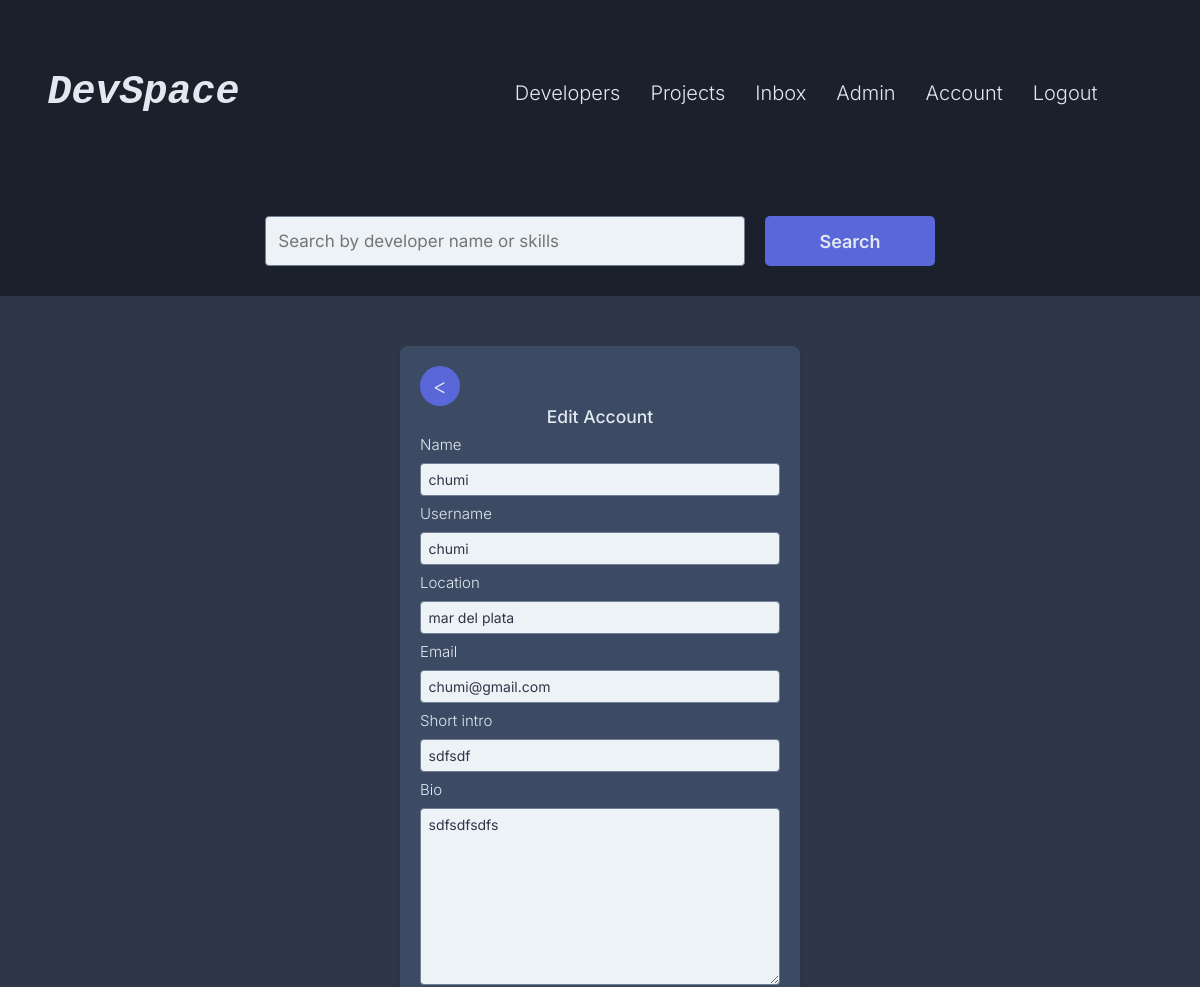
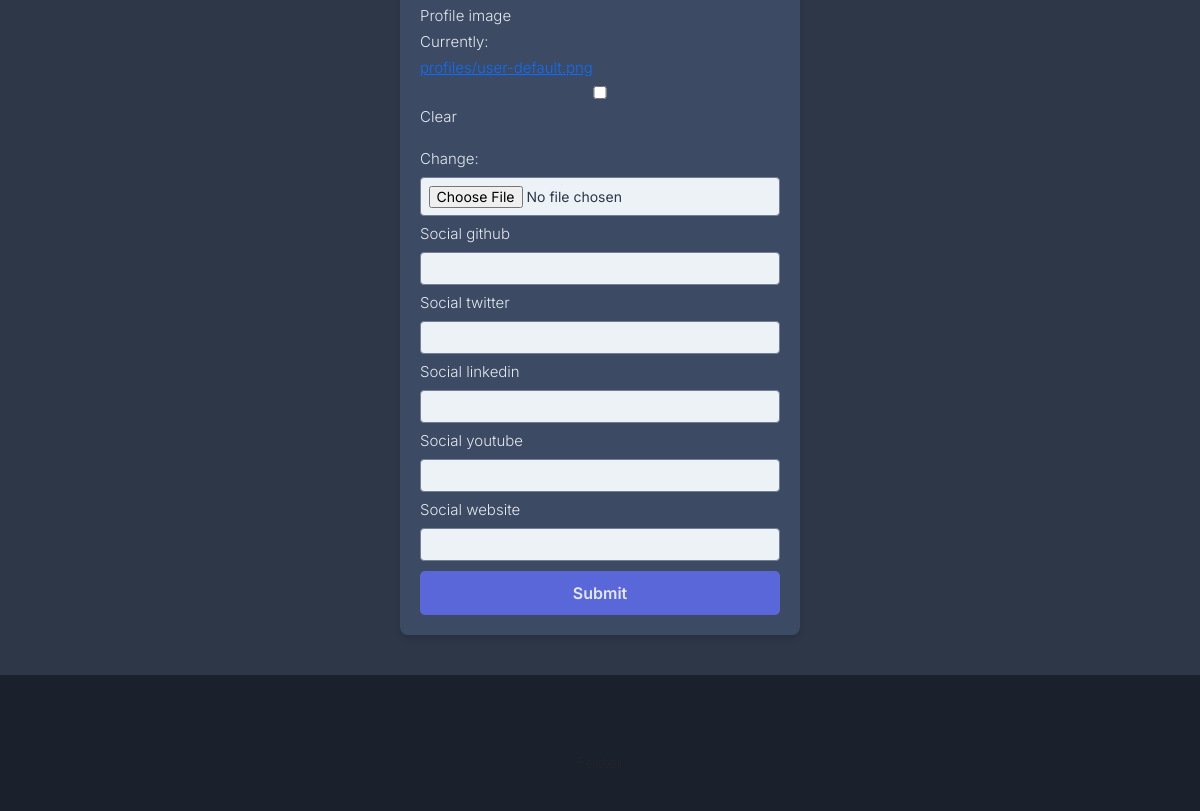
The app's page /edit-account/ (signed in) with its own data (2 pictures, top to bottom).
### users/models.py (models this page shows, shortened)
class Profile(models.Model):
    user = models.OneToOneField(User, on_delete= models.CASCADE, null= True, blank=True)
    name = models.CharField(max_length= 200, blank= True, null=True)
    username = models.CharField(max_length=200, null=True, blank = True)
    location = models.CharField(max_length=200, null=True, blank = True)
    email = models.EmailField(max_length= 500, null = True, blank = True)
    short_intro = models.CharField(max_length=200, null=True, blank = True)
    bio = models.TextField( null=True, blank = True)
    profile_image = models.ImageField( null=True, blank = True, upload_to='profiles/', default= 'profiles/user-default.png')
    social_github = models.CharField(max_length= 200, blank= True, null=True)
    social_twitter = models.CharField(max_length= 200, blank= True, null=True)
    social_linkedin = models.CharField(max_length= 200, blank= True, null=True)
    social_youtube = models.CharField(max_length= 200, blank= True, null=True)
    social_website = models.CharField(max_length= 200, blank= True, null=True)
    created = models.DateTimeField(auto_now_add= True)
    id = models.UUIDField(default = uuid.uuid4, unique = True, primary_key= True, editable=False)

### users/views/account_views.py (the view)
# urls.py: path('edit-account/', account_views.edit_account, name='edit-account'),
@login_required(login_url='login')
def edit_account(request):
    profile = request.user.profile
    form = ProfileForm(instance = profile)
    if request.method == 'POST':
        form = ProfileForm(request.POST, request.FILES, instance = profile)
        if form.is_valid():
            form.save()
            return redirect('user-account')
    context = {'form': form}
    return render(request, 'users/profile-form.html', context)

### users/forms.py
class ProfileForm(ModelForm):
    class Meta:
        model = Profile
        fields = ['name', 'username', 'location', 'email', 'short_intro', 'bio', 'profile_image', 'social_github', 'social_twitter', 'social_linkedin', 'social_youtube', 'social_website']
    def __init__(self, *args, **kwargs):
        super().__init__(*args, **kwargs)
        for field in self.fields.values():
            field.widget.attrs.update({'class': 'form__input'})

### users/templates/users/profile-form.html (shortened to what this page needs)
{% extends 'base.html' %}
{% block content %}
<main class="main ">
  <div class="container form-container">
    <a href="{{request.GET.next}}" class="go-back"><</a>
    <h1 class="form__title">Edit Account</h1>
    <form action="{% url 'edit-account' %}" method="POST" class="form" enctype="multipart/form-data">
      {% for field in form %}
      <label for="formInputtext">{{field.label}}</label>
      {{field}}
      {% endfor %}
      <input type="submit" value="Submit" class="btn">
    </form>
  </div>
</main>
{% endblock %}

### static/css/base/_variables.css (style rules this page uses)
:root { --bg-color: #2D3748; --bg-color-light: #EDF2F7; --card-bg: #3C4A63; --nav-color: #1A202C; --btn-color: #5A67D8; --accent-color: #718096; --text-main: #E2E8F0; --text-dark: #2D3748; --hover: #7f9cf5e4; --success: #38A169; --success-bg: #E6FFFA; --error: #E53E3E; --error-bg: #FFF5F5; }

### static/css/components/_utilities.css (style rules this page uses)
.container, .container-fluid { margin-top: 4rem; }

### static/css/components/_form.css (style rules this page uses)
.form-container { background-color: var(--card-bg); padding: 2rem; border-radius: 8px; max-width: 400px; width: 100%; box-shadow: 0 4px 6px rgba(0, 0, 0, 0.1); margin-bottom: 4rem; color: var(--text-main); }
.form { display: flex; flex-direction: column; gap: 1rem; }
.form__title { color: var(--text-main); font-size: 1.75rem; margin-bottom: 1rem; text-align: center; }
.form__input { padding: 0.75rem; border: 1px solid var(--accent-color); border-radius: 4px; background-color: var(--bg-color-light); color: var(--text-dark); font-size: 1.4rem; }
form a { overflow: hidden; }

### records on screen
Profile: form "chumi" "chumi" "mar del plata" "chumi@gmail.com" "sdfsdf" "sdfsdfsdfs"

### other values on screen
{{ field.label }} "Name" "Username" "Location" "Email" "Short intro" "Bio" "Profile image" "Social github" "Social twitter" "Social linkedin" "Social youtube" "Social website"
